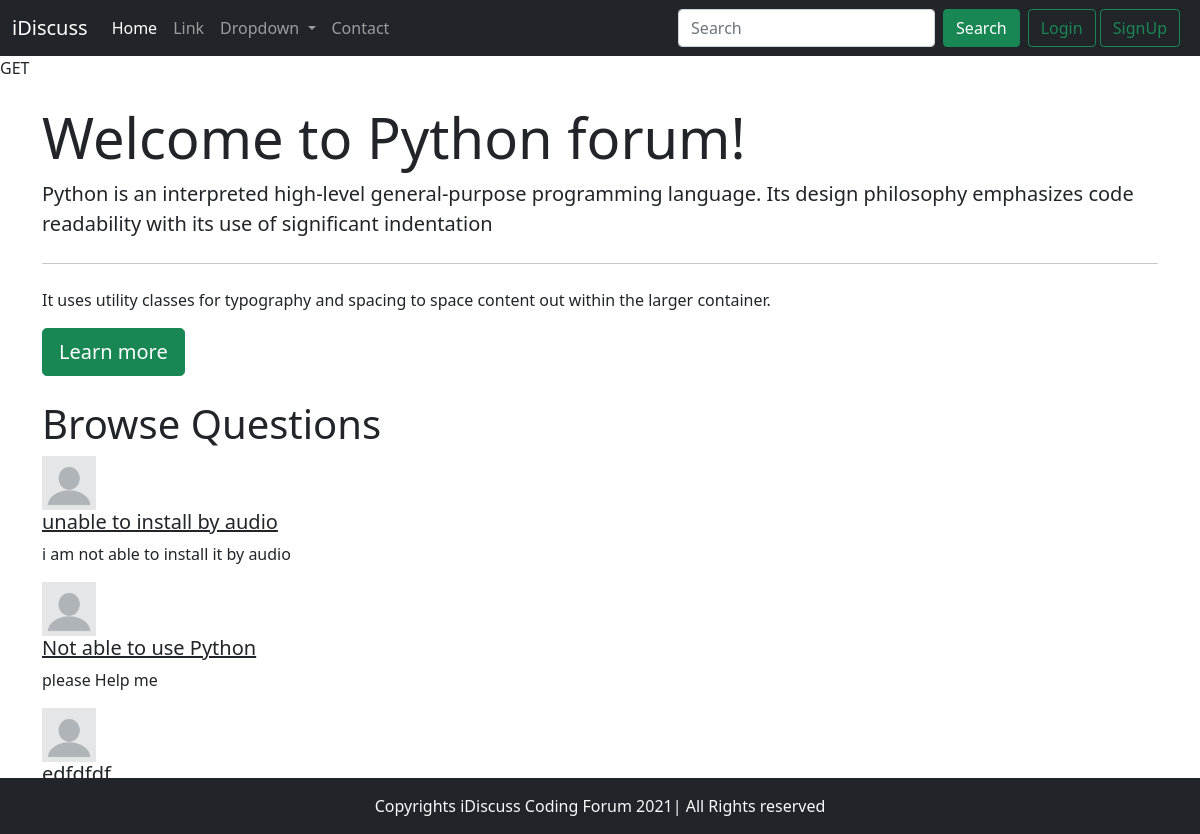
The app's page /threadlist.php?catid=1 with its own data.
### tables this page shows
CREATE TABLE `category` (
  `category_id` int(8) NOT NULL,
  `category_name` varchar(255) NOT NULL,
  `category_discription` varchar(255) NOT NULL,
  `createAt` datetime NOT NULL DEFAULT current_timestamp()
);

CREATE TABLE `thread` (
  `thread_id` int(7) NOT NULL,
  `thread_title` varchar(255) NOT NULL,
  `thread_desc` text NOT NULL,
  `thread_cat_id` int(7) NOT NULL,
  `thread_user_id` int(7) NOT NULL,
  `timestamp` datetime NOT NULL DEFAULT current_timestamp()
);

### threadlist.php (the view, shortened to what this page needs)
<!doctype html>
<html lang="en">
<head>
    <link href="https://cdn.jsdelivr.net/npm/bootstrap@5.1.3/dist/css/bootstrap.min.css" rel="stylesheet"
>
</head>
<body>
    <?php include  'partials/_headers.php'; ?>
    <?php include  'partials/_dbconnect.php'; ?>
<?php
 $id = $_GET['catid'];
 $sql = "SELECT * FROM `category` WHERE category_id =$id";
          $result = mysqli_query($conn,$sql);
          while($row = mysqli_fetch_assoc($result)){
     $catname = $row['category_name'];
     $catdesc = $row['category_discription'];
 }
?>
<?php $method = $_SERVER['REQUEST_METHOD'];
echo $method;?>
    <div class="container my-4">
        <div class="jumbotron">
            <h1 class="display-4">Welcome to <?php echo $catname ;?> forum!</h1>
            <p class="lead"> <?php echo  $catdesc;?>  </p>
            <hr class="my-4">
            <p>It uses utility classes for typography and spacing to space content out within the larger container.</p>
            <a class="btn btn-success btn-lg" href="#" role="button">Learn more</a>
        </div>
    </div>
    <div class="container">
        <h1>Browse Questions</h1>
        <?php
 $id = $_GET['catid'];
$sql = "SELECT * FROM `thread` WHERE thread_cat_id = $id";
          $result = mysqli_query($conn,$sql);
          while($row = mysqli_fetch_assoc($result)){
     $title = $row['thread_title'];
     $desc = $row['thread_desc'];
       echo  '<div class="row">
        <div class="media">
            <img src="img/userdefault.png" width = "54px" class="mr-3" alt="...">
            <div class="media-body">
                <h5 class="mt-0"><a class="text-dark" href="thread.php">'. $title.'</a></h5>
                <p>'. $desc.'</p>
            </div>
        </div>
        </div>';
    }
    ?>
    </div>
    <?php include 'partials/_footer.php'; ?>
</body>
</html>

### partials/_headers.php (shortened to what this page needs)
<?php
   echo '<nav class="navbar navbar-expand-lg navbar-dark bg-dark">
   <div class="container-fluid">
     <a class="navbar-brand" href="#">iDiscuss</a>
     <button class="navbar-toggler" type="button" data-bs-toggle="collapse" data-bs-target="#navbarSupportedContent" aria-controls="navbarSupportedContent" aria-expanded="false" aria-label="Toggle navigation">
       <span class="navbar-toggler-icon"></span>
     </button>
     <div class="collapse navbar-collapse" id="navbarSupportedContent">
       <ul class="navbar-nav me-auto mb-2 mb-lg-0">
         <li class="nav-item">
           <a class="nav-link active" aria-current="page" href="#">Home</a>
         </li>
         <li class="nav-item">
           <a class="nav-link" href="#">Link</a>
         </li>
         <li class="nav-item dropdown">
           <a class="nav-link dropdown-toggle" href="#" id="navbarDropdown" role="button" data-bs-toggle="dropdown" aria-expanded="false">
             Dropdown
           </a>
           <ul class="dropdown-menu" aria-labelledby="navbarDropdown">
             <li><a class="dropdown-item" href="#">Action</a></li>
             <li><a class="dropdown-item" href="#">Another action</a></li>
             <li><hr class="dropdown-divider"></li>
             <li><a class="dropdown-item" href="#">Something else here</a></li>
           </ul>
         </li>
         <li class="nav-item">
           <a class="nav-link" href ="/contact.php">Contact</a>
         </li>
       </ul>
       <form class="d-flex">
         <input class="form-control me-2" type="search" placeholder="Search" aria-label="Search">
         <button class="btn btn-success" type="submit">Search</button>
       </form>
       <div class = "mx-2">
         <button class="btn btn-outline-success" data-bs-toggle="modal" data-bs-target="#loginModal">Login</button>
         <button class="btn btn-outline-success" data-bs-toggle="modal" data-bs-target="#signupModal">SignUp</button>
       </div>
     </div>
   </div>
 </nav>';
?>

### partials/_footer.php
<div class="container-fluid bg-dark text-light fixed-bottom">
   <p class="text-center p-3 mb-0">Copyrights iDiscuss Coding Forum 2021| All Rights reserved</p>
</div>

### records on screen
category: category_name "Python", category_discription "Python is an interpreted high-level general-purpose programming language. Its design philosophy emphasizes code readability with its use of significant indentation"
thread: thread_title "unable to install by audio", thread_desc "i am not able to install it by audio"
thread: thread_title "Not able to use Python", thread_desc "please Help me"
thread: thread_title "edfdfdf"

### other values on screen
$method "GET"
